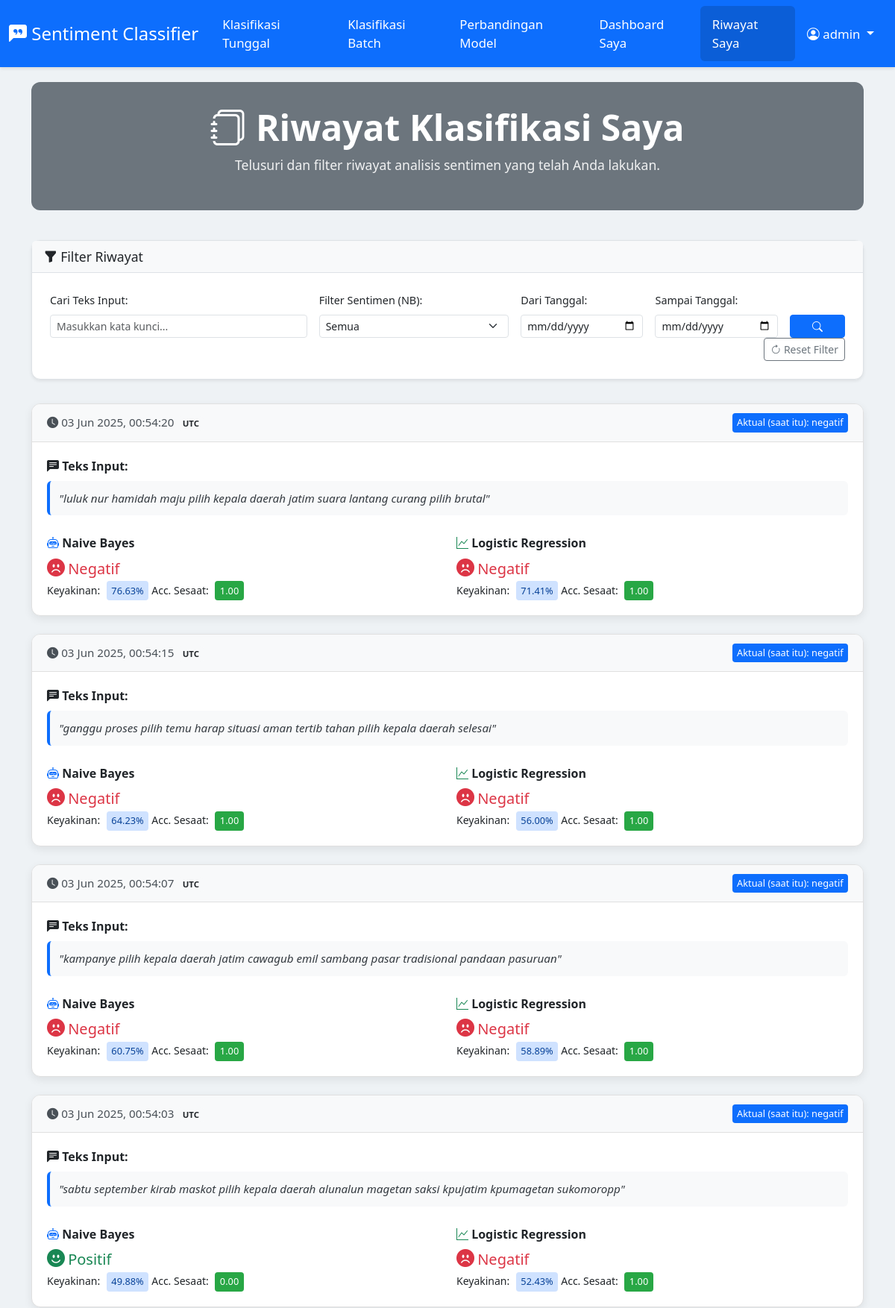
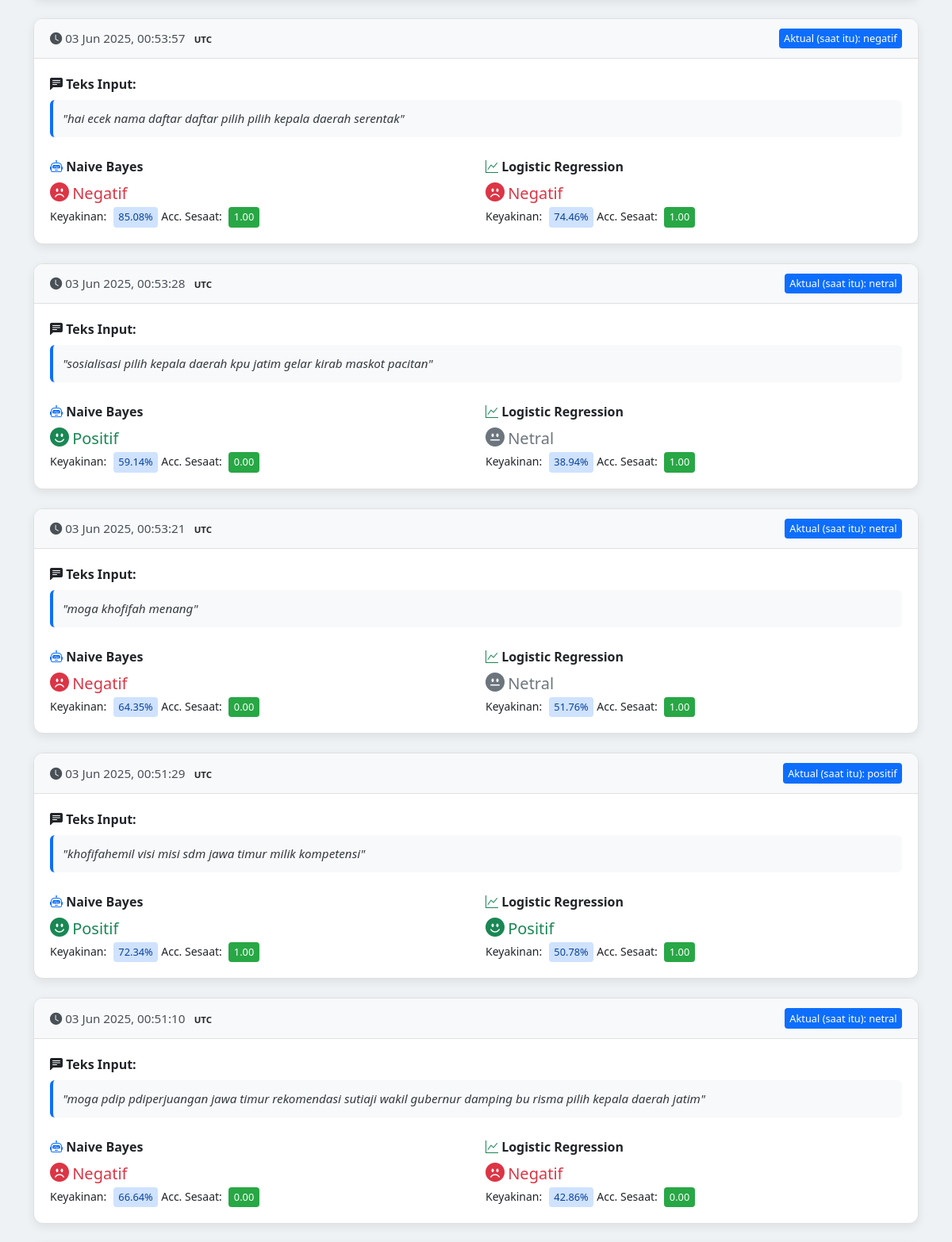
The page /history (signed in, upper part) on the database its author committed (2 pictures, top to bottom).
### app.py (models this page shows, shortened)
class User(UserMixin, db.Model):
    __tablename__ = 'user'
    id = db.Column(db.Integer, primary_key=True)
    username = db.Column(db.String(80), unique=True, nullable=False)
    password_hash = db.Column(db.String(256), nullable=False)
    histories = db.relationship('History', backref='author', lazy='dynamic')

class History(db.Model):
    __tablename__ = 'history'
    id = db.Column(db.Integer, primary_key=True)
    timestamp = db.Column(db.DateTime, nullable=False, default=datetime.utcnow)
    input_text = db.Column(db.Text, nullable=False)
    naive_bayes_label = db.Column(db.String(50))
    naive_bayes_probability = db.Column(db.String(10))
    naive_bayes_all_probs = db.Column(db.Text)
    naive_bayes_accuracy = db.Column(db.String(10))
    logistic_regression_label = db.Column(db.String(50))
    logistic_regression_probability = db.Column(db.String(10))
    logistic_regression_all_probs = db.Column(db.Text)
    logistic_regression_accuracy = db.Column(db.String(10))
    actual_label_retrieved = db.Column(db.String(100))
    user_id = db.Column(db.Integer, db.ForeignKey('user.id'), nullable=False)

### app.py (the view)
@app.route('/history')
@login_required
def classification_history_view():
    search_query = request.args.get('search_query', '').strip()
    sentiment_filter = request.args.get('sentiment_filter', 'semua').strip().lower() # 'semua', 'positif', 'negatif', 'netral'
    start_date_str = request.args.get('start_date', '').strip()
    end_date_str = request.args.get('end_date', '').strip()
    query = History.query.filter_by(user_id=current_user.id) # atau filter_by(author=current_user)
    if search_query:
        query = query.filter(History.input_text.ilike(f'%{search_query}%'))
    if sentiment_filter and sentiment_filter != 'semua':
        query = query.filter(db.func.lower(History.naive_bayes_label) == sentiment_filter)
    start_date_obj = None
    if start_date_str:
        try:
            start_date_obj = datetime.strptime(start_date_str, '%Y-%m-%d').date()
            query = query.filter(History.timestamp >= datetime.combine(start_date_obj, datetime.min.time()))
        except ValueError:
            flash('Format tanggal awal tidak valid. Gunakan format YYYY-MM-DD.', 'warning')
    end_date_obj = None
    if end_date_str:
        try:
            end_date_obj = datetime.strptime(end_date_str, '%Y-%m-%d').date()
            query = query.filter(History.timestamp <= datetime.combine(end_date_obj, datetime.max.time()))
        except ValueError:
            flash('Format tanggal akhir tidak valid. Gunakan format YYYY-MM-DD.', 'warning')
    query = query.order_by(History.timestamp.desc())
    page = request.args.get('page', 1, type=int)
    user_history_page_data = query.paginate(page=page, per_page=10, error_out=False)
    active_filters = {
        'search_query': search_query,
        'sentiment_filter': sentiment_filter,
        'start_date': start_date_str,
        'end_date': end_date_str
    }
    sentiment_options = ['semua']
    if text_label_encoder:
        sentiment_options.extend(list(text_label_encoder.classes_))
    else: # Fallback jika encoder tidak ada
        sentiment_options.extend(['positif', 'negatif', 'netral'])
    return render_template('history.html',
                           title="Riwayat Klasifikasi Saya",
                           history_page_data=user_history_page_data,
                           active_filters=active_filters,
                           sentiment_options=sentiment_options) # Kirim opsi sentimen

### app.py (called while the page is built)
@login_manager.user_loader
def load_user(user_id):
    return User.query.get(int(user_id))

### templates/history.html (shortened to what this page needs)
<!DOCTYPE html>
<html lang="id">
<head>
    <link href="https://cdn.jsdelivr.net/npm/bootstrap@5.3.0-alpha1/dist/css/bootstrap.min.css" rel="stylesheet" />
    <link rel="stylesheet" href="https://cdn.jsdelivr.net/npm/bootstrap-icons@1.10.5/font/bootstrap-icons.css">
</head>
<body>
    <nav class="navbar navbar-expand-lg navbar-dark">
      <div class="container-fluid">
        <a class="navbar-brand" href="{{ url_for('home') }}"><i class="bi bi-chat-left-quote-fill"></i> Sentiment Classifier</a>
        <div class="collapse navbar-collapse" id="navbarNav">
          <ul class="navbar-nav me-auto mb-2 mb-lg-0">
            <li class="nav-item">
              <a class="nav-link {% if request.endpoint == 'home' %}active{% endif %}" href="{{ url_for('home') }}">Klasifikasi Tunggal</a>
            </li>
            <li class="nav-item">
              <a class="nav-link {% if request.endpoint == 'klasifikasi_batch_route' %}active{% endif %}" href="{{ url_for('klasifikasi_batch_route') }}">Klasifikasi Batch</a>
            </li>
            <li class="nav-item">
              <a class="nav-link {% if request.endpoint == 'model_comparison_view' %}active{% endif %}" href="{{ url_for('model_comparison_view') }}">Perbandingan Model</a>
            </li>
            {% if current_user.is_authenticated %}
            <li class="nav-item">
              <a class="nav-link {% if request.endpoint == 'dashboard_route' %}active{% endif %}" href="{{ url_for('dashboard_route') }}">Dashboard Saya</a>
            </li>
            <li class="nav-item">
              <a class="nav-link {% if request.endpoint == 'classification_history_view' %}active{% endif %}" aria-current="page" href="{{ url_for('classification_history_view') }}">Riwayat Saya</a>
            </li>
            {% endif %}
          </ul>
          <ul class="navbar-nav ms-auto">
            {% if current_user.is_authenticated %}
              <li class="nav-item dropdown">
                <a class="nav-link dropdown-toggle" href="#" id="navbarDropdownUser" role="button" data-bs-toggle="dropdown" aria-expanded="false">
                  <i class="bi bi-person-circle"></i> {{ current_user.username }}
                </a>
              </li>
            {% endif %}
          </ul>
        </div>
      </div>
    </nav>
    <div class="container content-wrapper">
        <div class="page-title-section">
            <h1 class="display-5"><i class="bi bi-journals"></i> {{ title if title else "Riwayat Klasifikasi" }}</h1>
            {% if current_user.is_authenticated %}
            <p>Telusuri dan filter riwayat analisis sentimen yang telah Anda lakukan.</p>
            {% endif %}
        </div>
        <div class="card filter-card shadow-sm">
            <div class="card-header">
                <i class="bi bi-funnel-fill"></i> Filter Riwayat
            </div>
            <div class="card-body">
                <form method="GET" action="{{ url_for('classification_history_view') }}">
                    <div class="row g-3 align-items-end">
                        <div class="col-md-4">
                            <label for="search_query" class="form-label">Cari Teks Input:</label>
                            <input type="text" class="form-control form-control-sm" id="search_query" name="search_query" value="{{ active_filters.search_query if active_filters else '' }}" placeholder="Masukkan kata kunci...">
                        </div>
                        <div class="col-md-3">
                            <label for="sentiment_filter" class="form-label">Filter Sentimen (NB):</label>
                            <select class="form-select form-select-sm" id="sentiment_filter" name="sentiment_filter">
                                {% for sentiment in sentiment_options %}
                                <option value="{{ sentiment|lower }}" {% if active_filters and active_filters.sentiment_filter == sentiment|lower %}selected{% endif %}>
                                    {{ sentiment | title }}
                                </option>
                                {% endfor %}
                            </select>
                        </div>
                        <div class="col-md-2">
                            <label for="start_date" class="form-label">Dari Tanggal:</label>
                            <input type="date" class="form-control form-control-sm" id="start_date" name="start_date" value="{{ active_filters.start_date if active_filters else '' }}">
                        </div>
                        <div class="col-md-2">
                            <label for="end_date" class="form-label">Sampai Tanggal:</label>
                            <input type="date" class="form-control form-control-sm" id="end_date" name="end_date" value="{{ active_filters.end_date if active_filters else '' }}">
                        </div>
                        <div class="col-md-1 d-grid">
                            <button type="submit" class="btn btn-primary btn-sm"><i class="bi bi-search"></i></button>
                        </div>
                         <div class="col-md-12 text-md-end mt-2 mt-md-0">
                            <a href="{{ url_for('classification_history_view') }}" class="btn btn-outline-secondary btn-sm"><i class="bi bi-arrow-clockwise"></i> Reset Filter</a>
                        </div>
                    </div>
                </form>
            </div>
        </div>
        {% if history_page_data and history_page_data.items %}
            {% for item in history_page_data.items %}
            <div class="card history-card">
                <div class="card-header d-flex justify-content-between align-items-center">
                    <span><i class="bi bi-clock-fill"></i> {{ item.timestamp.strftime('%d %b %Y, %H:%M:%S') if item.timestamp else 'N/A' }} <span class="badge bg-light text-dark">UTC</span></span>
                    <span class="actual-label-history">Aktual (saat itu): {{ item.actual_label_retrieved }}</span>
                </div>
                <div class="card-body">
                    <p class="mb-2"><strong><i class="bi bi-chat-left-text-fill"></i> Teks Input:</strong></p>
                    <p class="input-text">"{{ item.input_text }}"</p>
                    <div class="row">
                        <div class="col-md-6 prediction-section mb-3 mb-md-0">
                            <h6><i class="bi bi-robot text-primary"></i> Naive Bayes</h6>
                            {% set nb_color = 'text-dark' %}{% set nb_icon_class = 'bi-emoji-expressionless-fill text-secondary' %}
                            {% if item.naive_bayes_label == 'positif' %}{% set nb_color = 'text-positif' %}{% set nb_icon_class = 'bi-emoji-smile-fill text-success' %}
                            {% elif item.naive_bayes_label == 'negatif' %}{% set nb_color = 'text-negatif' %}{% set nb_icon_class = 'bi-emoji-frown-fill text-danger' %}
                            {% elif item.naive_bayes_label == 'netral' %}{% set nb_color = 'text-netral' %}{% set nb_icon_class = 'bi-emoji-neutral-fill text-secondary' %}
                            {% endif %}
                            <i class="bi {{ nb_icon_class.split(' ')[0] }} {{ nb_color }}" style="font-size: 1.5rem;"></i>
                            <span class="{{ nb_color }} fs-5">{{ item.naive_bayes_label | title }}</span><br>
                            <small>Keyakinan: <span class="probability-badge-history">{{ item.naive_bayes_probability }}</span></small>
                            <small>Acc. Sesaat: <span class="accuracy-score">{{ item.naive_bayes_accuracy }}</span></small>
                        </div>
                        <div class="col-md-6 prediction-section">
                            <h6><i class="bi bi-graph-up text-success"></i> Logistic Regression</h6>
                            {% set lr_color = 'text-dark' %}{% set lr_icon_class = 'bi-emoji-expressionless-fill text-secondary' %}
                            {% if item.logistic_regression_label == 'positif' %}{% set lr_color = 'text-positif' %}{% set lr_icon_class = 'bi-emoji-smile-fill text-success' %}
                            {% elif item.logistic_regression_label == 'negatif' %}{% set lr_color = 'text-negatif' %}{% set lr_icon_class = 'bi-emoji-frown-fill text-danger' %}
                            {% elif item.logistic_regression_label == 'netral' %}{% set lr_color = 'text-netral' %}{% set lr_icon_class = 'bi-emoji-neutral-fill text-secondary' %}
                            {% endif %}
                             <i class="bi {{ lr_icon_class.split(' ')[0] }} {{ lr_color }}" style="font-size: 1.5rem;"></i>
                            <span class="{{ lr_color }} fs-5">{{ item.logistic_regression_label | title }}</span><br>
                            <small>Keyakinan: <span class="probability-badge-history">{{ item.logistic_regression_probability }}</span></small>
                            <small>Acc. Sesaat: <span class="accuracy-score">{{ item.logistic_regression_accuracy }}</span></small>
                        </div>
                    </div>
                </div>
            </div>
            {% endfor %}
        {% endif %}
    </div>
</body>
</html>

### templates/history.html (style rules this page uses)
body { font-family: 'Segoe UI', Tahoma, Geneva, Verdana, sans-serif; background-color: #eef2f5; padding-top: 70px; }
.navbar { background-color: #0d6efd !important; box-shadow: 0 2px 4px rgba(0,0,0,0.1); position: fixed; top: 0; width: 100%; z-index: 1030; }
.navbar .navbar-brand, .navbar .navbar-nav .nav-link { color: white !important; }
.navbar .navbar-brand { font-size: 1.5rem; font-weight: 500; }
.navbar .navbar-nav .nav-link { font-size: 1.05rem; padding: 0.75rem 1rem; border-radius: 0.375rem; transition: background-color 0.2s ease-in-out; }
.navbar .navbar-nav .nav-link:hover, .navbar .navbar-nav .nav-link.active { background-color: #0b5ed7; }
.content-wrapper { padding-top: 2.5rem; padding-bottom: 2.5rem; }
.page-title-section { margin-bottom: 2.5rem; padding: 2rem; background-color: #6c757d; color: white; border-radius: 0.75rem; text-align:center; }
.page-title-section h1 { margin-bottom: 0.5rem; font-weight: bold; }
.page-title-section p { font-size: 1.1rem; opacity: 0.9; }
.filter-card { background-color: #ffffff; border: 1px solid #dee2e6; border-radius: 0.75rem; box-shadow: 0 0.25rem 0.75rem rgba(0,0,0,0.05); margin-bottom: 2rem; }
.filter-card .card-header { background-color: #f8f9fa; color: #212529; font-weight: 500; font-size:1.1rem; border-bottom: 1px solid #dee2e6; }
.filter-card .card-body { padding: 1.5rem; }
.form-label { font-size: 0.9rem; font-weight: 500; }
.history-card { margin-bottom: 1.5rem; border: 1px solid #e0e0e0; border-radius: 0.75rem; box-shadow: 0 0.25rem 0.75rem rgba(0,0,0,0.075); overflow: hidden; }
.history-card .card-header { background-color: #f8f9fa; color: #495057; font-weight: 500; border-bottom: 1px solid #e0e0e0; padding: 0.75rem 1.25rem; font-size: 0.95rem; }
.history-card .card-body { padding: 1.25rem; }
.history-card .input-text { font-style: italic; color: #343a40; background-color: #f8f9fa; padding: 0.75rem; border-radius: 0.375rem; border-left: 4px solid #0d6efd; margin-bottom: 1rem; word-break: break-word; font-size: 0.95rem; }
.prediction-section { margin-top: 0.75rem; }
.prediction-section h6 { font-size: 1rem; font-weight: 600; color: #212529; margin-bottom:0.25rem; }
.text-positif { color: #198754 !important; font-weight:500; }
.text-negatif { color: #dc3545 !important; font-weight:500; }
.text-netral { color: #6c757d !important; font-weight:500; }
.accuracy-score { font-size: 0.8rem; color: #fff; background-color: #28a745; padding: 0.2rem 0.4rem; border-radius: 0.25rem; display: inline-block; margin-left: 5px; }
.probability-badge-history { font-size: 0.8rem; background-color: #cfe2ff; color: #084298; padding: 0.2rem 0.4rem; border-radius: 0.25rem; display: inline-block; margin-left: 5px; }
.actual-label-history { font-size: 0.8rem; color: #fff; background-color: #0d6efd; padding: 0.2rem 0.4rem; border-radius: 0.25rem; display: inline-block; }

### rows shown on the page
User: username "admin"
History: timestamp "03 Jun 2025, 00:54:20", actual_label_retrieved "negatif", input_text "luluk nur hamidah maju pilih kepala daerah jatim suara lantang curang pilih brutal", naive_bayes_label "Negatif", naive_bayes_probability "76.63%", naive_bayes_accuracy "1.00", logistic_regression_label "Negatif", logistic_regression_probability "71.41%", logistic_regression_accuracy "1.00"
History: timestamp "03 Jun 2025, 00:54:15", actual_label_retrieved "negatif", input_text "ganggu proses pilih temu harap situasi aman tertib tahan pilih kepala daerah selesai", naive_bayes_label "Negatif", naive_bayes_probability "64.23%", naive_bayes_accuracy "1.00", logistic_regression_label "Negatif", logistic_regression_probability "56.00%", logistic_regression_accuracy "1.00"
History: timestamp "03 Jun 2025, 00:54:07", actual_label_retrieved "negatif", input_text "kampanye pilih kepala daerah jatim cawagub emil sambang pasar tradisional pandaan pasuruan", naive_bayes_label "Negatif", naive_bayes_probability "60.75%", naive_bayes_accuracy "1.00", logistic_regression_label "Negatif", logistic_regression_probability "58.89%", logistic_regression_accuracy "1.00"
History: timestamp "03 Jun 2025, 00:54:03", actual_label_retrieved "negatif", input_text "sabtu september kirab maskot pilih kepala daerah alunalun magetan saksi kpujatim kpumagetan sukomoropp", naive_bayes_label "Positif", naive_bayes_probability "49.88%", naive_bayes_accuracy "0.00", logistic_regression_label "Negatif", logistic_regression_probability "52.43%", logistic_regression_accuracy "1.00"
History: timestamp "03 Jun 2025, 00:53:57", actual_label_retrieved "negatif", input_text "hai ecek nama daftar daftar pilih pilih kepala daerah serentak", naive_bayes_label "Negatif", naive_bayes_probability "85.08%", naive_bayes_accuracy "1.00", logistic_regression_label "Negatif", logistic_regression_probability "74.46%", logistic_regression_accuracy "1.00"
History: timestamp "03 Jun 2025, 00:53:28", actual_label_retrieved "netral", input_text "sosialisasi pilih kepala daerah kpu jatim gelar kirab maskot pacitan", naive_bayes_label "Positif", naive_bayes_probability "59.14%", naive_bayes_accuracy "0.00", logistic_regression_label "Netral", logistic_regression_probability "38.94%", logistic_regression_accuracy "1.00"
History: timestamp "03 Jun 2025, 00:53:21", actual_label_retrieved "netral", input_text "moga khofifah menang", naive_bayes_label "Negatif", naive_bayes_probability "64.35%", naive_bayes_accuracy "0.00", logistic_regression_label "Netral", logistic_regression_probability "51.76%", logistic_regression_accuracy "1.00"
History: timestamp "03 Jun 2025, 00:51:29", actual_label_retrieved "positif", input_text "khofifahemil visi misi sdm jawa timur milik kompetensi", naive_bayes_label "Positif", naive_bayes_probability "72.34%", naive_bayes_accuracy "1.00", logistic_regression_label "Positif", logistic_regression_probability "50.78%", logistic_regression_accuracy "1.00"
History: timestamp "03 Jun 2025, 00:51:10", actual_label_retrieved "netral", input_text "moga pdip pdiperjuangan jawa timur rekomendasi sutiaji wakil gubernur damping bu risma pilih kepala daerah jatim", naive_bayes_label "Negatif", naive_bayes_probability "66.64%", naive_bayes_accuracy "0.00", logistic_regression_label "Negatif", logistic_regression_probability "42.86%", logistic_regression_accuracy "0.00"

### other values the page prints
{{ title if title else "Riwayat Klasifikasi" }} "Riwayat Klasifikasi Saya"
form field sentiment_filter "Semua"
